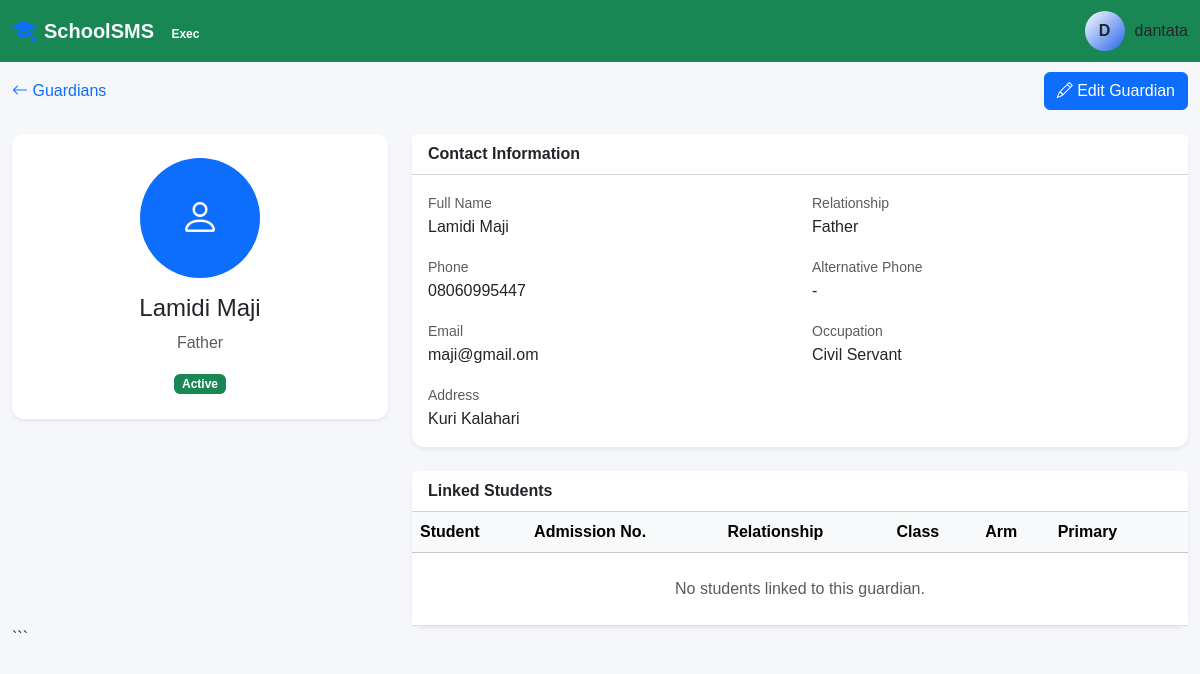
The app's page /students/guardians/1/ (signed in) with its own data.
### accounts/models.py (models this page shows, shortened)
class User(AbstractUser):
    class Role(models.TextChoices):
        SUPER_ADMIN = (
            "super_admin",
            "Super Administrator",
        )
        SCHOOL_ADMIN = (
            "school_admin",
            "School Administrator",
        )
        PRINCIPAL = (
            "principal",
            "Principal",
        )
        VICE_PRINCIPAL = (
            "vice_principal",
            "Vice Principal",
        )
        HEAD_TEACHER = (
            "head_teacher",
            "Head Teacher",
        )
        TEACHER = (
            "teacher",
            "Teacher",
        )
        FORM_TEACHER = (
            "form_teacher",
            "Form Teacher",
        )
        BURSAR = (
            "bursar",
            "Bursar",
        )
        ACCOUNTANT = (
            "accountant",
            "Accountant",
        )
        REGISTRAR = (
            "registrar",
            "Registrar",
        )
        STUDENT = (
            "student",
            "Student",
        )
        PARENT = (
            "parent",
            "Parent/Guardian",
        )
    school = models.ForeignKey(
        "schools.School",
        on_delete=models.SET_NULL,
        null=True,
        blank=True,
        related_name="users",
    )
    role = models.CharField(
        max_length=30,
        choices=Role.choices,
        default=Role.TEACHER,
    )
    phone = models.CharField(
        max_length=20,
        blank=True,
    )
    staff_id = models.CharField(
        max_length=50,
        null=True,
        blank=True,
    )
    profile_photo = models.ImageField(
        upload_to="accounts/profiles/",
        blank=True,
        null=True,
    )
    address = models.TextField(
        blank=True,
    )
    date_of_birth = models.DateField(
        blank=True,
        null=True,
    )
    is_verified = models.BooleanField(
        default=False,
    )
    created_at = models.DateTimeField(
        auto_now_add=True,
    )
    updated_at = models.DateTimeField(
        auto_now=True,
    )
    class Meta:
        ordering = [
            "first_name",
            "last_name",
        ]
        constraints = [
            models.UniqueConstraint(
                fields=[
                    "school",
                    "staff_id",
                ],
                condition=Q(
                    staff_id__isnull=False,
                ),
                name="unique_staff_id_per_school",
            ),
        ]

### students/models.py (models this page shows, shortened)
class Guardian(models.Model):
    class Relationship(models.TextChoices):
        FATHER = "father", "Father"
        MOTHER = "mother", "Mother"
        GUARDIAN = "guardian", "Guardian"
        UNCLE = "uncle", "Uncle"
        AUNT = "aunt", "Aunt"
        GRANDFATHER = "grandfather", "Grandfather"
        GRANDMOTHER = "grandmother", "Grandmother"
        OTHER = "other", "Other"
    school = models.ForeignKey(
        "schools.School",
        on_delete=models.CASCADE,
        related_name="guardians",
    )
    first_name = models.CharField(
        max_length=100,
    )
    last_name = models.CharField(
        max_length=100,
    )
    phone = models.CharField(
        max_length=30,
    )
    alternative_phone = models.CharField(
        max_length=30,
        blank=True,
    )
    email = models.EmailField(
        blank=True,
    )
    address = models.TextField(
        blank=True,
    )
    occupation = models.CharField(
        max_length=150,
        blank=True,
    )
    relationship = models.CharField(
        max_length=30,
        choices=Relationship.choices,
        default=Relationship.GUARDIAN,
    )
    is_active = models.BooleanField(
        default=True,
    )
    created_at = models.DateTimeField(
        auto_now_add=True,
    )
    updated_at = models.DateTimeField(
        auto_now=True,
    )
    class Meta:
        ordering = [
            "last_name",
            "first_name",
        ]
    @property
    def full_name(self):
        return (
            f"{self.first_name} "
            f"{self.last_name}"
        )

### students/views.py (the view)
@login_required
def guardian_detail(request, pk):
    guardian = get_object_or_404(
        Guardian.objects
        .select_related("school")
        .prefetch_related(
            "students__student",
            "students__student__enrollments__academic_class",
            "students__student__enrollments__class_arm",
            "students__student__enrollments__session",
        ),
        pk=pk,
    )
    return render(
        request,
        "students/guardian_detail.html",
        {
            "guardian": guardian,
        },
    )

### templates/students/guardian_detail.html (shortened to what this page needs)
{% extends "base.html" %}
{% block content %}
<div class="container-fluid">
<div class="d-flex justify-content-between align-items-center mb-4">
    <div>
        <a
            href="{% url 'students:guardian_list' %}"
            class="text-decoration-none"
        >
            <i class="bi bi-arrow-left"></i>
            Guardians
        </a>
    </div>
    <div>
        <a
            href="{% url 'students:guardian_update' guardian.pk %}"
            class="btn btn-primary"
        >
            <i class="bi bi-pencil"></i>
            Edit Guardian
        </a>
    </div>
</div>
<div class="row g-4">
    <div class="col-xl-4">
        <div class="card border-0 shadow-sm">
            <div class="card-body text-center p-4">
                <div
                    class="rounded-circle bg-primary text-white mx-auto mb-3 d-flex align-items-center justify-content-center"
                    style="width:120px;height:120px;"
                >
                    <i class="bi bi-person fs-1"></i>
                </div>
                <h4>
                    {{ guardian.full_name }}
                </h4>
                <p class="text-muted">
                    {{ guardian.get_relationship_display }}
                </p>
                {% if guardian.is_active %}
                    <span class="badge text-bg-success">
                        Active
                    </span>
                {% else %}
                    <span class="badge text-bg-secondary">
                        Inactive
                    </span>
                {% endif %}
            </div>
        </div>
    </div>
    <div class="col-xl-8">
        <div class="card border-0 shadow-sm mb-4">
            <div class="card-header bg-white">
                <strong>
                    Contact Information
                </strong>
            </div>
            <div class="card-body">
                <div class="row">
                    <div class="col-md-6 mb-3">
                        <small class="text-muted">
                            Full Name
                        </small>
                        <div>
                            {{ guardian.full_name }}
                        </div>
                    </div>
                    <div class="col-md-6 mb-3">
                        <small class="text-muted">
                            Relationship
                        </small>
                        <div>
                            {{ guardian.get_relationship_display }}
                        </div>
                    </div>
                    <div class="col-md-6 mb-3">
                        <small class="text-muted">
                            Phone
                        </small>
                        <div>
                            {{ guardian.phone }}
                        </div>
                    </div>
                    <div class="col-md-6 mb-3">
                        <small class="text-muted">
                            Alternative Phone
                        </small>
                        <div>
                            {{ guardian.alternative_phone|default:"-" }}
                        </div>
                    </div>
                    <div class="col-md-6 mb-3">
                        <small class="text-muted">
                            Email
                        </small>
                        <div>
                            {{ guardian.email|default:"-" }}
                        </div>
                    </div>
                    <div class="col-md-6 mb-3">
                        <small class="text-muted">
                            Occupation
                        </small>
                        <div>
                            {{ guardian.occupation|default:"-" }}
                        </div>
                    </div>
                    <div class="col-12">
                        <small class="text-muted">
                            Address
                        </small>
                        <div>
                            {{ guardian.address|default:"-" }}
                        </div>
                    </div>
                </div>
            </div>
        </div>
        <div class="card border-0 shadow-sm">
            <div class="card-header bg-white d-flex justify-content-between">
                <strong>
                    Linked Students
                </strong>
            </div>
            <div class="table-responsive">
                <table class="table table-hover align-middle mb-0">
                    <thead class="table-light">
                        <tr>
                            <th>Student</th>
                            <th>Admission No.</th>
                            <th>Relationship</th>
                            <th>Class</th>
                            <th>Arm</th>
                            <th>Primary</th>
                            <th></th>
                        </tr>
                    </thead>
                    <tbody>
                        {% for relation in guardian.students.all %}
                            <tr>
                                <td>
                                    <a
                                        href="{% url 'students:student_detail' relation.student.pk %}"
                                        class="text-decoration-none"
                                    >
                                        {{ relation.student.full_name }}
                                    </a>
                                </td>
                                <td>
                                    {{ relation.student.admission_number }}
                                </td>
                                <td>
                                    {{ relation.get_relationship_display }}
                                </td>
                                <td>
                                    {% with enrollment=relation.student.enrollments.all|first %}
                                        {% if enrollment %}
                                            {{ enrollment.academic_class.name }}
                                        {% else %}
                                            -
                                        {% endif %}
                                    {% endwith %}
                                </td>
                                <td>
                                    {% with enrollment=relation.student.enrollments.all|first %}
                                        {% if enrollment %}
                                            {{ enrollment.class_arm.name }}
                                        {% else %}
                                            -
                                        {% endif %}
                                    {% endwith %}
                                </td>
                                <td>
                                    {% if relation.is_primary %}
                                        <span class="badge text-bg-success">
                                            Yes
                                        </span>
                                    {% else %}
                                        <span class="badge text-bg-secondary">
                                            No
                                        </span>
                                    {% endif %}
                                </td>
                                <td>
                                    <form
                                        method="post"
                                        action="{% url 'students:student_guardian_delete' relation.student.pk relation.pk %}"
                                    >
                                        {% csrf_token %}
                                        <button
                                            type="submit"
                                            class="btn btn-sm btn-outline-danger"
                                            onclick="return confirm('Remove this guardian from the student?')"
                                        >
                                            <i class="bi bi-x-lg"></i>
                                        </button>
                                    </form>
                                </td>
                            </tr>
                        {% empty %}
                            <tr>
                                <td
                                    colspan="7"
                                    class="text-center text-muted py-4"
                                >
                                    No students linked to this guardian.
                                </td>
                            </tr>
                        {% endfor %}
                    </tbody>
                </table>
            </div>
        </div>
    </div>
</div>
```
</div>
{% endblock %}

### templates/base.html (shortened to what this page needs)
{% load static %}
<!DOCTYPE html>
<html lang="en">
<head>
    <link
        href="https://cdn.jsdelivr.net/npm/bootstrap@5.3.3/dist/css/bootstrap.min.css"
        rel="stylesheet"
    >
    <link
        href="https://cdn.jsdelivr.net/npm/bootstrap-icons@1.11.3/font/bootstrap-icons.css"
        rel="stylesheet"
    >
     <link
     rel="stylesheet"
     href="{% static 'css/sms.css' %}"
    >
</head>
<body>
    <nav class="navbar fixed-top bg-success" data-bs-theme="dark">
    <div class="container-fluid d-flex justify-content-between align-items-center">
        {% if request.user.role == 'super_admin' %}
            <a class="navbar-brand d-flex align-items-center gap-2 fw-bold text-light text-decoration-none" href="/admin/">
                <i class="bi bi-shield-lock-fill text-danger fs-4"></i>
                <span>SchoolSMS <span class="badge bg-danger-subtle text-danger rounded-pill fs-8 ms-1">Root</span></span>
            </a>
        {% elif request.user.role == 'principal' or request.user.role == 'vice_principal' %}
            <a class="navbar-brand d-flex align-items-center gap-2 fw-bold text-light text-decoration-none" href="{% url 'dashboard:dashboard' %}">
                <i class="bi bi-mortarboard-fill text-primary fs-4"></i>
                <span>SchoolSMS <span class="badge bg-purple-subtle text-purple rounded-pill fs-8 ms-1">Exec</span></span>
            </a>
        {% elif request.user.role == 'bursar' or request.user.role == 'accountant' %}
            <a class="navbar-brand d-flex align-items-center gap-2 fw-bold text-light text-decoration-none" href="{% url 'dashboard:dashboard' %}">
                <i class="bi bi-wallet2 text-warning fs-4"></i>
                <span>SchoolSMS <span class="badge bg-warning-subtle text-warning rounded-pill fs-8 ms-1">Finance</span></span>
            </a>
        {% elif request.user.role == 'parent' %}
            <a class="navbar-brand d-flex align-items-center gap-2 fw-bold text-light text-decoration-none" href="{% url 'dashboard:dashboard' %}">
                <i class="bi bi-people-fill text-light fs-4"></i>
                <span>SchoolSMS <span class="badge bg-light text-light rounded-pill fs-8 ms-1">Parent Portal</span></span>
            </a>
        {% else %}
            <a class="navbar-brand d-flex align-items-center gap-2 fw-bold text-light text-decoration-none" href="{% url 'dashboard:dashboard' %}">
                <i class="bi bi-mortarboard-fill text-primary fs-4"></i>
                <span>SchoolSMS</span>
            </a>
        {% endif %}
        <div class="d-flex gap-2">
            <div class="user-profile">
                <div class="avatar">
                    {{ user.username|first|upper }}
                </div>
                <span>
                    {{ user.username }}
                </span>
            </div>
        </div>
    </div>
</nav>
<div class="container-fluid pt-4 mt-4">
</div>
{% block content %}
{% endblock %}
</body>
</html>

### records on screen
User: username|first "D", username "dantata"
Guardian: full_name "Lamidi Maji", relationship "Father", phone "08060995447", alternative_phone "-", email "maji@gmail.om", occupation "Civil Servant", address "Kuri Kalahari"
